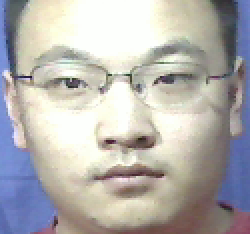
%> input picture CASIA.tif, 125 x 117 px (shown 2 times larger)
$ octave --eval "BIOCRYPTO_PROTECTION;"   (GNU Octave 9; MATLAB toolbox functions it lacks are replaced by stand-ins)
%> lines starting %> are read from the running program, lines starting %| are printed output that depends on the picture
function BIOCRYPTO_PROTECTION
    clc;
    imgRead=imread('CASIA.tif');
%> imgRead is the input picture: size 117x125x3 uint8; mean R, G, B 179.7, 177, 174.8
    imgResize=imresize(imgRead,[100,100]);
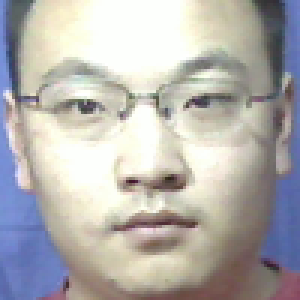
%> imgResize: size 100x100x3 uint8 (shown 3 times larger); mean R, G, B 179.7, 177, 174.8
    imgGray=rgb2gray(imgResize);
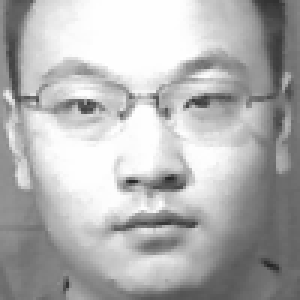
%> imgGray: size 100x100 uint8 (shown 3 times larger); min 37, max 255, mean 177.5

    img=double(imgGray);
    [row,colm]=size(img);
%> row = 100; colm = 100

    original_array=img;

    for i=1:row
        for j=1:colm
        encrypted_array(i,j)=sum(original_array(:,j))-original_array(i,j);
        end
    end
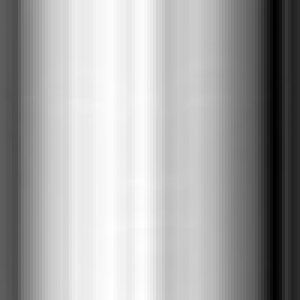
%> encrypted_array: size 100x100 double (shown 3 times larger); min 9112, max 22043, mean 17577.3; drawn with min black and max white
    encrypted_array;


    for i=1:row
     for j=1:colm
        decrypted_array(i,j)=sum(encrypted_array(:,j))/(row-1)-encrypted_array(i,j);
     end
    end
    decrypted_array;

%     size(decrypted_array)
%     size(encrypted_array)

    save('Original array.mat','original_array');
    imwrite(uint8(original_array),'img1.jpg');
    figure; imshow(uint8(img));title('Original image');

    save('Encrypted array.mat','encrypted_array');
    encrypted_array=mod(encrypted_array,10);
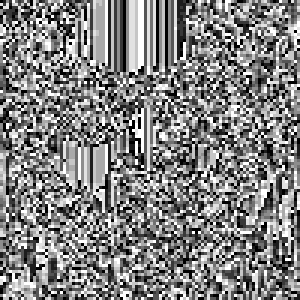
%> encrypted_array: size 100x100 double (shown 3 times larger); min 0, max 9, mean 4.59; drawn with min black and max white
    encrypted_array=encrypted_array.*20;
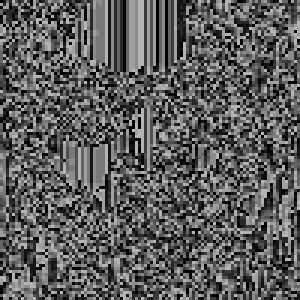
%> encrypted_array: size 100x100 double (shown 3 times larger); min 0, max 180, mean 91.8

    encr_array=reshape(encrypted_array,100,100);
    imwrite(uint8(encr_array),'img2.jpg');
    figure; imshow(uint8(encr_array')); title('Encrypted image');
%> after `imshow(uint8(encr_array'))`:
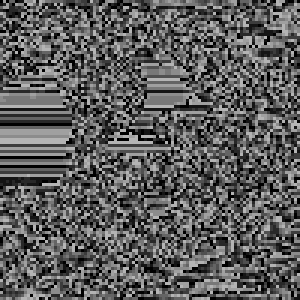
%> displayed picture: size 100x100, on the screen's scale of 0 to 255 (shown 3 times larger); min 0, max 180, mean 91.8; mean of the top-left, top-right, bottom-left and bottom-right quarters 94, 94.2, 89.6, 89.5


    save('decrypted_array.mat','decrypted_array');
    decr_array=reshape(decrypted_array,100,100);
    imwrite(uint8(decr_array),'img3.jpg');
    figure; imshow(uint8(decr_array));title('Decrypted image');
end

% [10 lines of commented-out code are left out]
